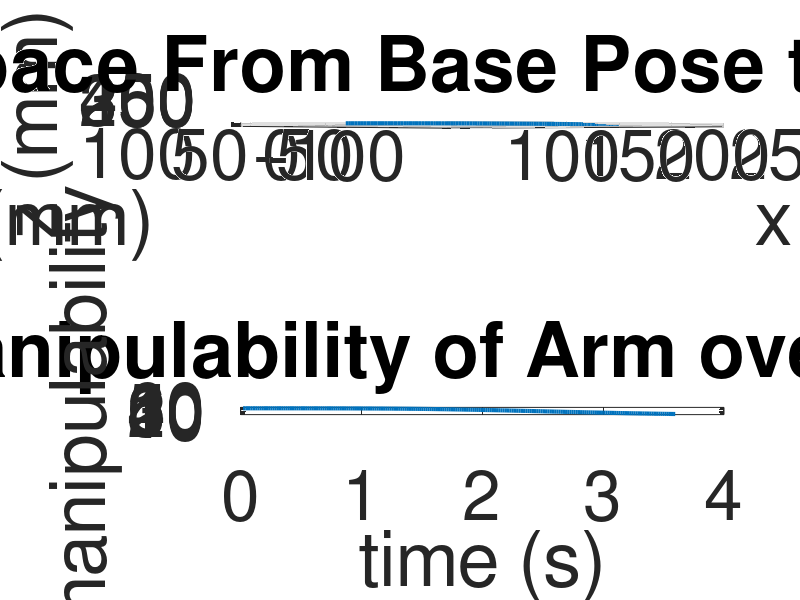

This chart was generated by the following MATLAB code:
clear
clc

%% Plotting

% Load Data
load('lab4_signoff3_data.mat')
% Sets variables from struct for easier plotting
time = data.time;
eePoses = data.eePoses;
manip = data.manip;
% Final time
endTime = time(end);

% Creates figure
figure
% Creates first subplot
subplot(2,1,1)
% Plots end effector path in 3d space
plot3(eePoses(:,1),eePoses(:,2),eePoses(:,3),"LineWidth", 3)

% Formatting plot
xlabel("x (mm)")
ylabel("y (mm)")
zlabel("z (mm)")
title("EE Path in Space From Base Pose to Singular Config")
set(gca, "FontSize", 50)
xlim([250 400]) 
mins = min(eePoses);
maxs = max(eePoses);
xlim([mins(1) maxs(1)])
ylim([-100 100])
zlim([mins(3) maxs(3)])
grid on
% Creates second subplot
subplot(2,1,2)
% Plots determinants over time
plot(time,manip,"LineWidth", 3)
% Formatting plot
xlabel("time (s)")
ylabel("manipulability")
title("Manipulability of Arm over Time")
set(gca, "FontSize", 50)